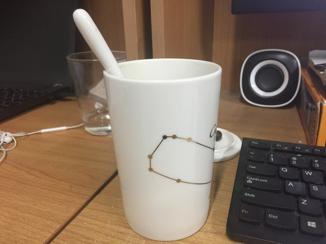
#> input picture cup_a.jpg, 326 x 244 px
$ python test.py
#> lines starting #> are read from the running program, lines starting #| are printed output that depends on the picture; after the words box and inside, x2 and y2 are one past the last pixel; in counts of white or black regions, pixels touching at a corner belong together
import cv2
import numpy as np
from PIL import Image
# A = np.array(Image.open("IMAGE/ref.png"))
A = cv2.imread("cup_a.jpg", 1)
#> A is the input picture: shape (244, 326, 3); mean B, G, R 92.5, 107.3, 125.7
A = cv2.rectangle(A, (140, 120), (150, 130), (0, 0, 0), 100)
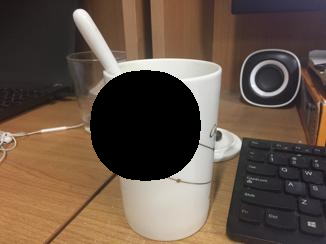
#> A: shape (244, 326, 3); 12.53% of pixels changed, all inside (x1, y1, x2, y2) = (90, 70, 201, 181)
cv2.imwrite("test_b.jpg", A)
cv2.imshow("image", A)
cv2.waitKey(0)

$ run again, with IMAGE/ref.png saved as cup_a.jpg
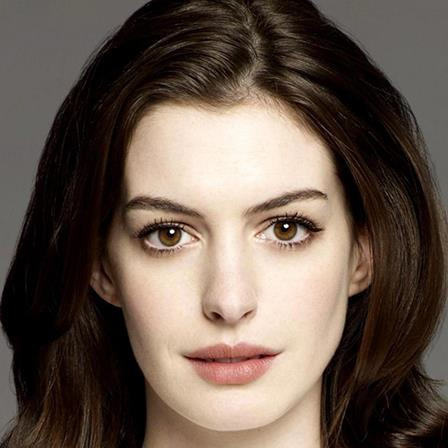
#> input picture IMAGE/ref.png, 448 x 448 px
#> A is the input picture: shape (448, 448, 3); mean B, G, R 78, 88.5, 103.7
#> `A = cv2.rectangle(A, (140, 120), (150, 130), (0, 0, 0), 100)`:
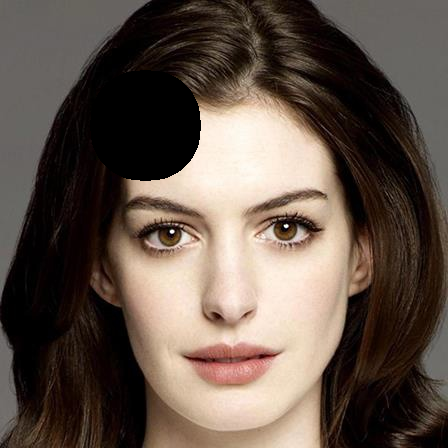
#> A: shape (448, 448, 3); 4.96% of pixels changed, all inside (x1, y1, x2, y2) = (90, 70, 201, 181)

$ run again, with cup_b.jpg copied over cup_a.jpg
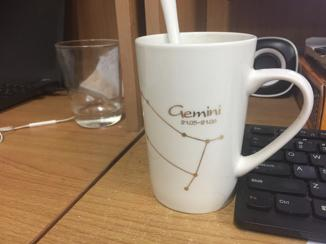
#> input picture cup_b.jpg, 326 x 244 px
#> A is the input picture: shape (244, 326, 3); mean B, G, R 96.3, 115.4, 135.7
#> `A = cv2.rectangle(A, (140, 120), (150, 130), (0, 0, 0), 100)`:
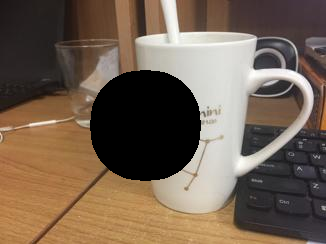
#> A: shape (244, 326, 3); 12.53% of pixels changed, all inside (x1, y1, x2, y2) = (90, 70, 201, 181)
